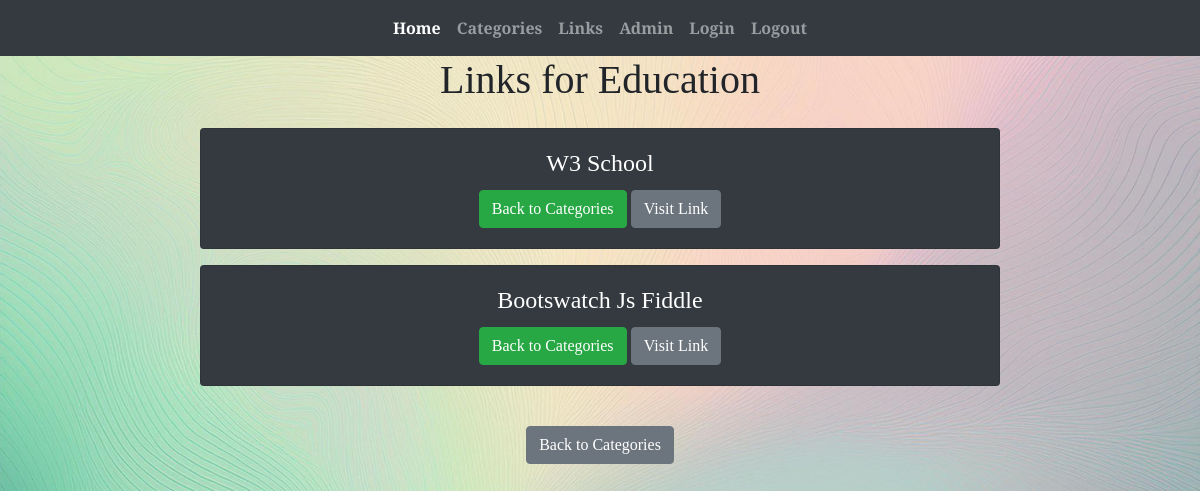
Screenshot of /links-by-category/5/ with the database file from the repository.
### app/models.py (models this page shows, shortened)
class Category(models.Model):
    categoryname = models.CharField(max_length=50, default = "link")

class Link(models.Model):
    linkname = models.CharField(max_length=50, default = "link")
    category = models.ForeignKey(Category, on_delete=models.CASCADE)
    link_link = models.URLField(max_length=200, blank=True, null=True)  # Uusi kenttä hyperlinkille

### app/views.py (the view)
# urls.py: path('links-by-category/<int:id>/', linksbycategory, name='links-by-category'),
def linksbycategory(request, id):
    category = get_object_or_404(Category, id=id)
    links = Link.objects.filter(category=category)  # Suodatetaan linkit kategorian mukaan
    context = {'category': category, 'links': links}
    return render(request, "linksbycategory.html", context)

### app/templates/linksbycategory.html
{% extends 'index.html' %}
{% block content %}
<div class="container text-center">
    <h1>Links for {{ category.categoryname }}</h1>
    <div class="d-flex flex-column align-items-center mt-4">
        {% for link in links %}
        <div class="card bg-dark text-white mb-3" style="width: 50rem;">
            <div class="card-body text-center">
                <h4 class="card-title">{{ link.linkname }}</h4>
                <a href="{% url 'categories' %}" class="btn btn-success">Back to Categories</a>
                <a href="{{ link.link_link }}" class="btn btn-secondary" target="_blank" title="Visit {{ link.linkname }}">Visit Link</a>
            </div>
        </div>
        {% empty %}
        <p>No links found for this category</p>
        {% endfor %}
    </div>
        <div class="d-flex justify-content-center mt-4">
            <a href="{% url 'categories' %}" class="btn btn-secondary">Back to Categories</a>
        </div>
</div>
{% endblock %}

### app/static/style.css (style rules this page uses)
.background-image { background-image: url('./images/koe3.png'); background-size: cover; background-position: center; background-attachment: fixed; background-repeat: no-repeat; min-height: 100vh; }
.playfair-display-unique1 { font-family: "Playfair Display", serif; font-optical-sizing: auto; font-weight: bold; font-style: normal; }
.container { margin-bottom: 60px; }

### rows the page displays
Category: categoryname "Education"
Link: linkname "W3 School"
Link: linkname "Bootswatch Js Fiddle"
